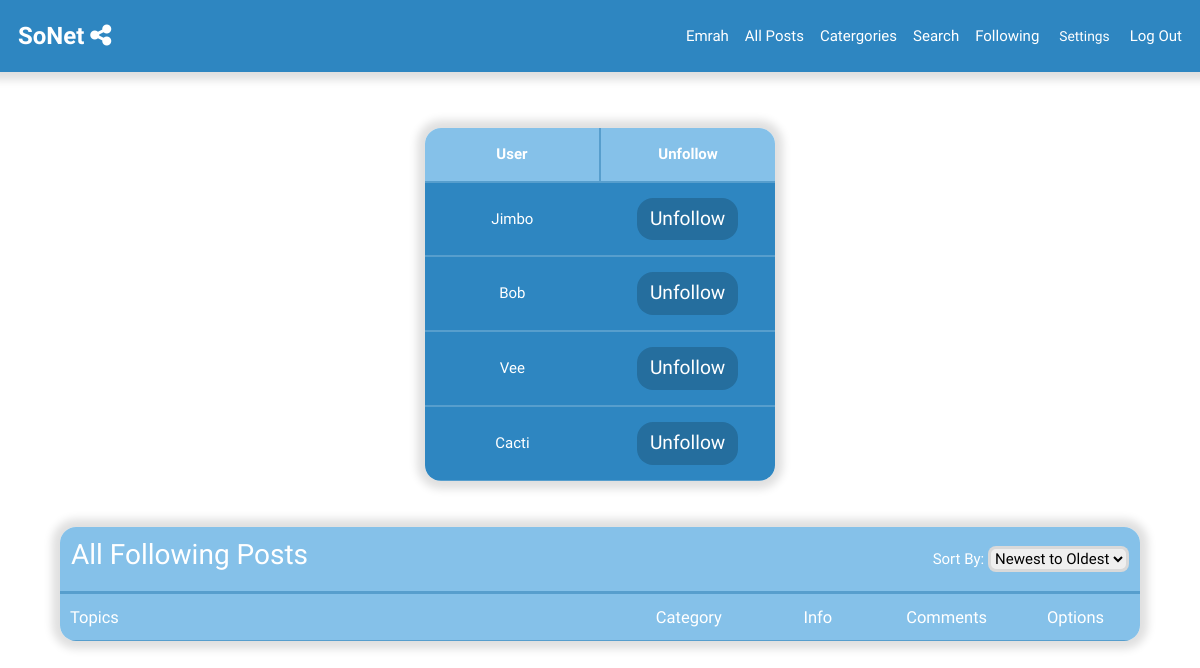
Page /following (signed in) on the committed database.
### network/models.py (models this page shows)
class User(AbstractUser):
    id = models.AutoField(primary_key=True)
    username = models.CharField(unique=True, max_length=26)
    avatar = models.ImageField(upload_to='network/images/', default='network/images/default.jpeg', unique=False)
    bio = models.CharField(max_length=350, default='Welcome to my account!')
    datetime_joined = models.DateTimeField(default=timezone.now)

### network/views.py (the view)
# urls.py: path("following", views.following, name="following"),
@login_required
def following(request):
    user = request.user.id
    following = UserFollow.objects.filter(user = user).values('is_now_following')
    following_users = []
    for follow in following:
        following_users.append(follow['is_now_following'])
    following = []
    for user in following_users:
        following.append(User.objects.get(pk=user))
    return render(request, 'network/following.html', {
        'following_users': following
    })

### network/templates/network/following.html (shortened to what this page needs)
{% extends "network/layout.html" %}
{% block body %}
    <div id="following_users">
        <div id="table">
            <table>
                <thead>
                    <th>User</th>
                    <th id="left-border">Unfollow</th>
                </thead>
                {% for user in following_users %}
                <tr>
                    <td id="col"><a href="{% url 'profile' user.username %}" id="following_user_link">{{ user.username }}</a></td>
                    <td id="col"><button class="btn" id="unfollow_button" data-userid="{{ user.id }}">Unfollow</button></td>
                </tr>
                {% endfor %}
            </table>
        </div>
    </div>
    <div id="following_posts">
        <div id="filters">
            <table>
                <tr>
                    <td>
                        <h3>All Following Posts</h3>
                    </td>
                    <td id="row1">
                        <p style="display:inline">Sort By:</p>
                        <select id="sort">
                            <option selected value="new_old">Newest to Oldest</option>
                        </select>
                    </td>
                </tr>
            </table>
        </div>
        <div id="posts_categories" class="posts">
            <div id="post_text_block">
                <p id="post_title">Topics</p>
            </div>
            <div id="post_category_block">
                <p id="post_category">Category</p>
            </div>
            <div id="post_user_block">
                <p>Info</p>
            </div>
            <div id="post_info_block">
                <p>Comments</p>
            </div>
            <div id="post_button_block">
                <p>Options</p>
            </div>
        </div>
    </div>
{% endblock %}

### network/templates/network/layout.html (shortened to what this page needs)
{% load static %}
<!DOCTYPE html>
<html lang="en">
    <head>
        <link href="https://cdn.jsdelivr.net/npm/bootstrap@5.1.3/dist/css/bootstrap.min.css" rel="stylesheet">
        <link href="{% static 'network/styles.css' %}" rel="stylesheet">
    </head>
    <body>
        <nav class="navbar navbar-expand-lg navbar-light bg-light" id="nav_item">
            <a class="navbar-brand" href="/">SoNet <i class="fa-solid fa-share-nodes" style="color: #ffffff;"></i></a>
            <div class="navbar-collapse" id="navbarSupportedContent">
              <ul class="navbar-nav ms-auto">
                {% if user.is_authenticated %}
                <li class="nav-item">
                    <a class="nav-link" data-username="{{ user.username }}" id="layout_user_tag">{{ user.username }}</a>
                </li>
                {% endif %}
                <li class="nav-item">
                  <a class="nav-link" href="{% url 'index' %}">All Posts</a>
                </li>
                <li class="nav-item">
                    <a class="nav-link" href="{% url 'categories' %}">Catergories</a>
                </li>
                <li class="nav-item">
                    <a class="nav-link" href="{% url 'search_page' %}">Search</a>
                </li>
                {% if user.is_authenticated %}
                <li class="nav-item">
                    <a class="nav-link" href="{% url 'following' %}">Following</a>
                </li>
                {% endif %}
                <li class="nav-item dropdown">
                    <button class="btn" id="dropdown_button" class="btn btn-dark dropdown-toggle" data-bs-toggle="dropdown" aria-expanded="false">
                        Settings
                    </button>
                </li>
                {% if user.is_authenticated %}
                <li class="nav-item">
                    <a class="nav-link" href="{% url 'logout' %}">Log Out</a>
                </li>
                {% endif %}
              </ul>
            </div>
          </nav>
        <div class="body">
            {% block body %}
            {% endblock %}
        </div>
    </body>
</html>

### network/static/network/styles.css (style rules this page uses)
:root { --main-color: #2E86C1; --sec-color: #579ECD; --tert-color: #85C1E9; --shadow: 0 0 .5rem .5rem #00000020; }
.btn { background-color: rgba(32, 96, 138, 0.6274509804) !important; color: white; font-size: 1.2rem; transition: all 0.4s ease-in-out; border-radius: 1rem; }
nav { position: fixed !important; z-index: 999; top: 0; width: 100%; box-shadow: var(--shadow); }
#nav_item { background-color: var(--main-color) !important; padding: 10px; }
#nav_item a { color: white !important; }
.dropdown { display: flex; justify-content: center; align-items: center; }
.dropdown .btn { background-color: transparent !important; padding: 0 auto !important; }
.navbar-brand { font-size: 1.5rem; font-weight: 600; padding: 0.5rem; }
body { margin-top: 7rem; font-family: "Bricolage Grotesque", sans-serif !important; font-size: 1.25vw; background-color: white; color: white; }
body input, body textarea, body select { border: 0.2rem solid rgba(0, 0, 0, 0.0941176471); margin: 0.5rem auto; border-radius: 0.5rem; padding: 1rem; }
body select { padding: 0; }
body a { color: white; text-decoration: none; }
body #dropdown_button { background-color: transparent; border: none; font-size: 1.15vw; }
#posts_categories { margin: 0 auto; font-size: 1.1em; height: 6vh; border-top: 1px solid var(--sec-color); border-bottom: 1px solid var(--sec-color); }
#posts_categories div { background-color: var(--tert-color); padding: 0 10px; }
#posts_categories p { line-height: 6vh; }
#post_user_block, #post_info_block, #post_button_block, #post_category_block { flex: 1; text-align: center; background-color: var(--main-color); padding: 20px 10px; }
#post_text_block { flex: 5; background-color: var(--main-color); padding: 20px 10px; }
.posts { display: flex; width: 100%; border-top: 1px solid var(--tert-color); border-bottom: 1px solid var(--tert-color); transition: transform 0.3s ease; height: 15vh; }
#following_posts { margin: 0 auto 40px auto; box-shadow: var(--shadow); width: 90vw; border-radius: 1rem; overflow: hidden; }
#following_posts #filters { background-color: var(--tert-color); width: 100%; margin: 0px auto; padding: 10px; border-bottom: 2px solid var(--sec-color); }
#following_posts #filters table { width: 100%; }
#following_posts #filters #row1 { text-align: right; }
#following_posts #posts_categories { width: 100%; border-bottom: 1px solid var(--sec-color); border-top: 1px solid var(--sec-color); border-right: none; border-left: none; }
#following_users { max-height: 400px; overflow-y: auto; padding: 1rem; margin: 10px 0 30px 0; }
#following_users #table { border-radius: 1rem; box-shadow: var(--shadow); overflow: hidden; width: 30%; margin: auto; }
#following_users table { width: 100%; height: 100%; text-align: center; overflow: hidden; }
#following_users td, #following_users th { padding: 15px; }
#following_users td { border-top: 2px solid var(--sec-color); border-bottom: 0.5px solid var(--sec-color); background-color: var(--main-color); }
#following_users th { background-color: var(--tert-color); }
#following_users #left-border { border-left: 2px solid var(--sec-color); }
#following_users #col { width: 50%; }
#post_button_block { margin-right: 0; }

### rows in the picture
User: username "Emrah"
User: username "Jimbo"
User: username "Bob"
User: username "Vee"
User: username "Cacti"
